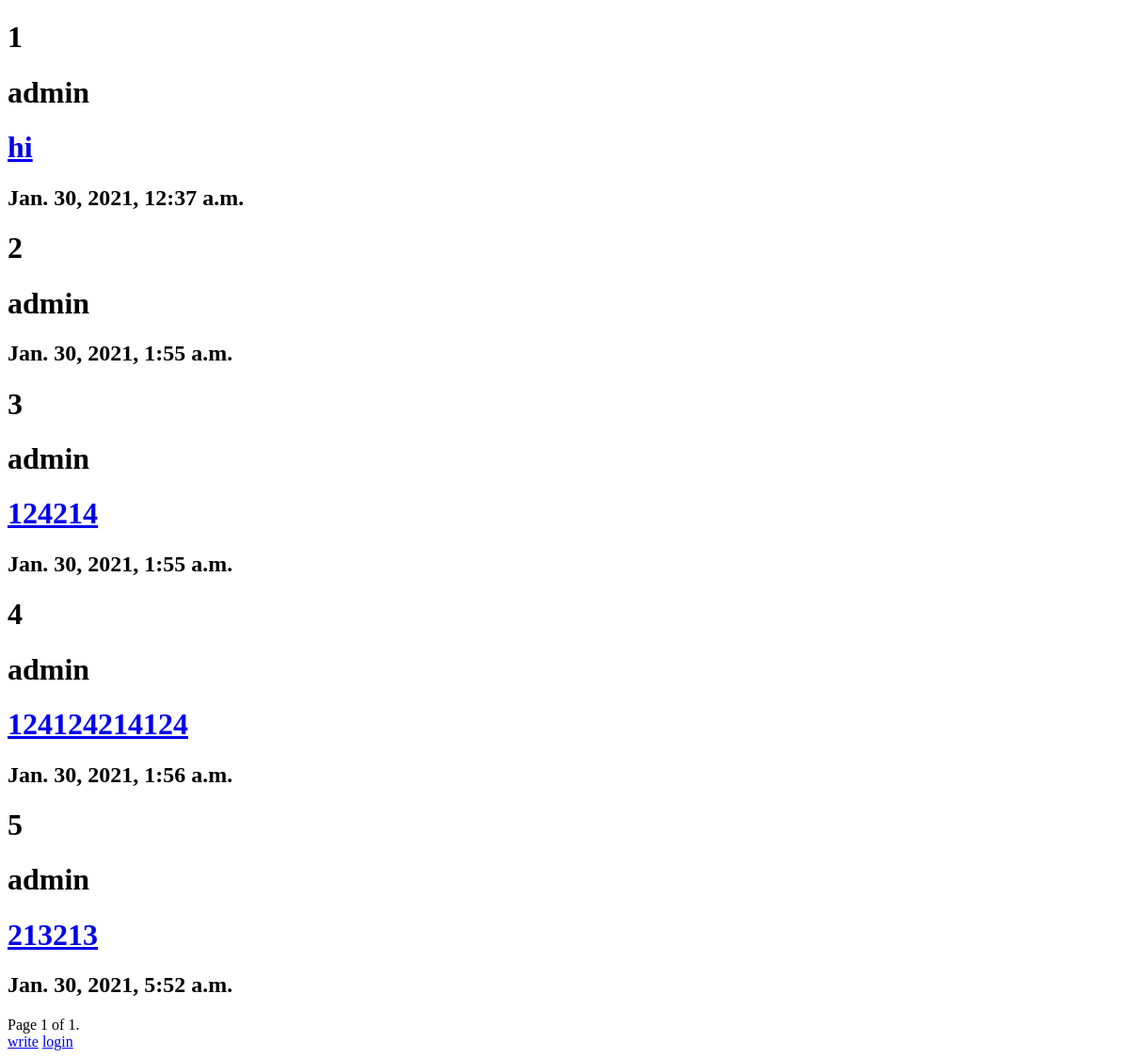
The page /toDo/ on the database as committed earlier.
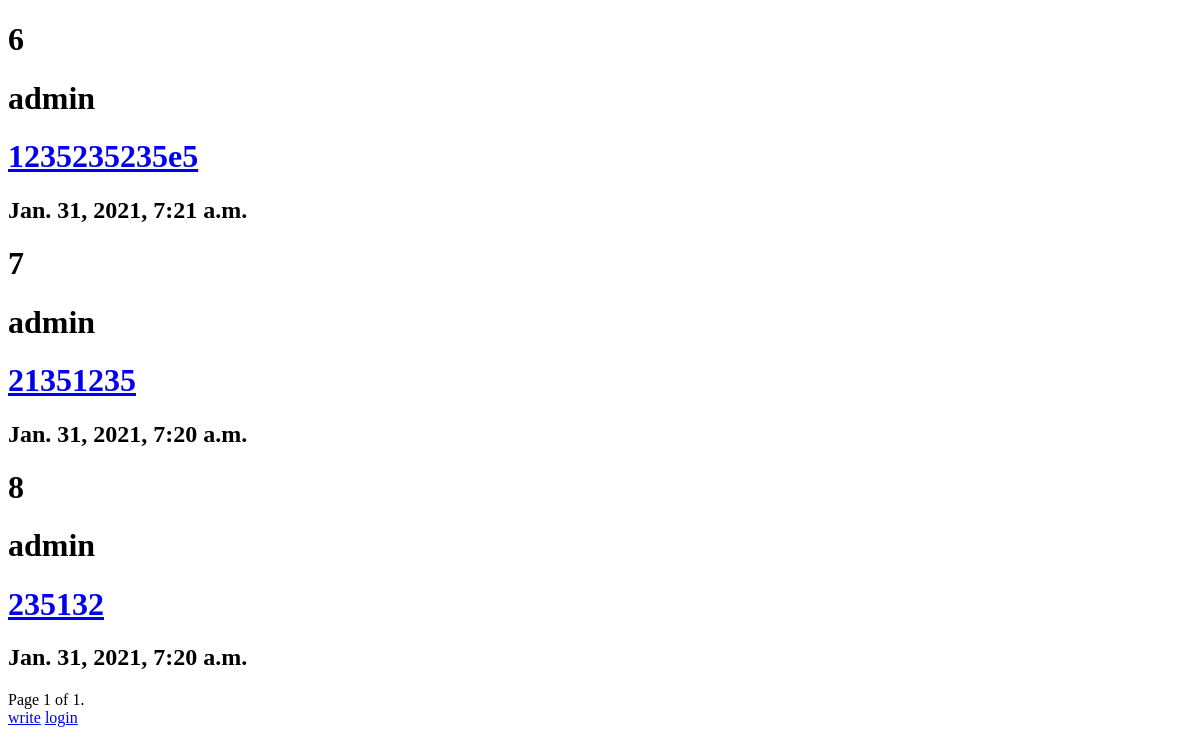
The same page on the database as committed later.
### toDo/models.py (models this page shows, shortened)
class TodoList(models.Model):
    author = models.ForeignKey(User, on_delete=models.CASCADE)
    toDo =  models.CharField(max_length=100)
    pub_date = models.DateTimeField(auto_now=True)

### toDo/views.py (the view)
# urls.py: path('', views.IndexView.as_view(), name='index'),
class IndexView(generic.ListView):
    template_name = 'toDo/index.html'
    context_object_name = 'todolist'
    paginate_by = 5
    def get_queryset(self):
        return TodoList.objects.all()

### templates/toDo/index.html (shortened to what this page needs)
<!DOCTYPE html>
<html>
<head>
</head>
<body>
    {% if todolist %}
    {% for todo in todolist %}
    <h1>{{ todo.id }}</h1>
    <h1>{{ todo.author }}</h1>
    <h1><a href="{% url 'toDo:detail' todo.id %}">{{ todo.toDo }}</a></h1>
    <h2>{{ todo.pub_date }}</h2>
    {% endfor %}
    {% endif %}
    <div class="pagination">
        <span class="step-links">
            <span class="current">
                Page {{ page_obj.number }} of {{ page_obj.paginator.num_pages }}.
            </span>
        </span>
    </div>
    <a href="{% url 'toDo:write' %}">write</a>
    {% if request.user.is_authenticated %}
    <a href="{% url 'toDo:logoutok' %}">logout</a>
    <div>{{ request.user }} 로그인중</div>
    {% else %}
    <a href="{% url 'toDo:loginview' %}">login</a>
    {% endif %}
</body>
</html>

Rows that differ between the two databases and show on the page:
removed TodoList: id "1", author "admin", toDo "hi", pub_date "Jan. 30, 2021, 12:37 a.m."
removed TodoList: id "2", author "admin", pub_date "Jan. 30, 2021, 1:55 a.m."
removed TodoList: id "3", author "admin", toDo "124214", pub_date "Jan. 30, 2021, 1:55 a.m."
removed TodoList: id "4", author "admin", toDo "124124214124", pub_date "Jan. 30, 2021, 1:56 a.m."
removed TodoList: id "5", author "admin", toDo "213213", pub_date "Jan. 30, 2021, 5:52 a.m."
added TodoList: id "6", author "admin", toDo "1235235235e5", pub_date "Jan. 31, 2021, 7:21 a.m."
added TodoList: id "7", author "admin", toDo "21351235", pub_date "Jan. 31, 2021, 7:20 a.m."
added TodoList: id "8", author "admin", toDo "235132", pub_date "Jan. 31, 2021, 7:20 a.m."
